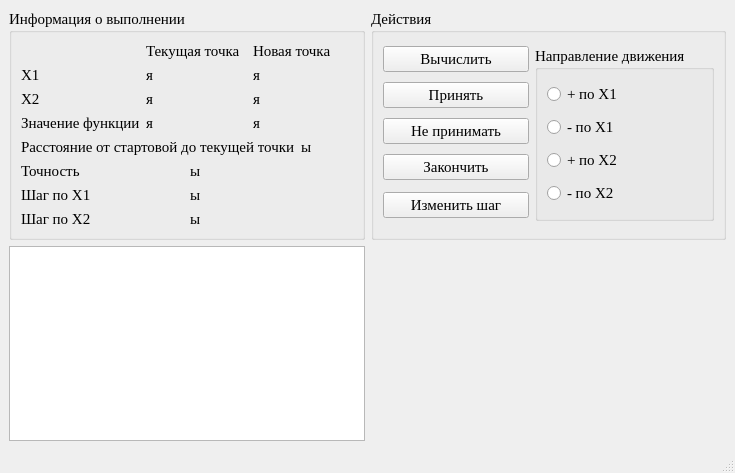
<?xml version="1.0" encoding="UTF-8"?>
<ui version="4.0">
 <class>CWdescentWin</class>
 <widget class="QMainWindow" name="CWdescentWin">
  <property name="geometry">
   <rect>
    <x>0</x>
    <y>0</y>
    <width>735</width>
    <height>473</height>
   </rect>
  </property>
  <property name="font">
   <font>
    <family>Times New Roman</family>
    <pointsize>11</pointsize>
   </font>
  </property>
  <property name="windowTitle">
   <string>MainWindow</string>
  </property>
  <widget class="QWidget" name="centralwidget">
   <layout class="QGridLayout" name="gridLayout_2" rowstretch="0,1" columnstretch="1,1">
    <item row="0" column="0">
     <widget class="QGroupBox" name="groupBox_2">
      <property name="title">
       <string>Информация о выполнении</string>
      </property>
      <layout class="QVBoxLayout" name="verticalLayout">
       <item>
        <layout class="QGridLayout" name="gridLayout_6">
         <item row="0" column="1">
          <widget class="QLabel" name="label_11">
           <property name="text">
            <string>Текущая точка</string>
           </property>
          </widget>
         </item>
         <item row="0" column="2">
          <widget class="QLabel" name="label_12">
           <property name="text">
            <string>Новая точка</string>
           </property>
          </widget>
         </item>
         <item row="1" column="0">
          <widget class="QLabel" name="label_5">
           <property name="text">
            <string>Х1</string>
           </property>
          </widget>
         </item>
         <item row="1" column="1">
          <widget class="QLabel" name="x1_lb">
           <property name="text">
            <string>я</string>
           </property>
          </widget>
         </item>
         <item row="1" column="2">
          <widget class="QLabel" name="new_x1_lb">
           <property name="text">
            <string>я</string>
           </property>
          </widget>
         </item>
         <item row="2" column="0">
          <widget class="QLabel" name="label_6">
           <property name="text">
            <string>Х2</string>
           </property>
          </widget>
         </item>
         <item row="2" column="1">
          <widget class="QLabel" name="x2_lb">
           <property name="text">
            <string>я</string>
           </property>
          </widget>
         </item>
         <item row="2" column="2">
          <widget class="QLabel" name="new_x2_lb">
           <property name="text">
            <string>я</string>
           </property>
          </widget>
         </item>
         <item row="3" column="0">
          <widget class="QLabel" name="label_10">
           <property name="text">
            <string>Значение функции</string>
           </property>
          </widget>
         </item>
         <item row="3" column="1">
          <widget class="QLabel" name="fsign_lb">
           <property name="text">
            <string>я</string>
           </property>
          </widget>
         </item>
         <item row="3" column="2">
          <widget class="QLabel" name="new_fsign_lb">
           <property name="text">
            <string>я</string>
           </property>
          </widget>
         </item>
        </layout>
       </item>
       <item>
        <layout class="QGridLayout" name="gridLayout_8">
         <item row="0" column="0">
          <widget class="QLabel" name="label_4">
           <property name="text">
            <string>Расстояние от стартовой до текущей точки</string>
           </property>
          </widget>
         </item>
         <item row="0" column="1">
          <widget class="QLabel" name="distance_lb">
           <property name="text">
            <string>ы</string>
           </property>
          </widget>
         </item>
        </layout>
       </item>
       <item>
        <layout class="QGridLayout" name="gridLayout_7">
         <item row="0" column="0">
          <widget class="QLabel" name="label">
           <property name="text">
            <string>Точность</string>
           </property>
          </widget>
         </item>
         <item row="0" column="1">
          <widget class="QLabel" name="precision_lb">
           <property name="text">
            <string>ы</string>
           </property>
          </widget>
         </item>
         <item row="1" column="0">
          <widget class="QLabel" name="label_3">
           <property name="text">
            <string>Шаг по Х1</string>
           </property>
          </widget>
         </item>
         <item row="1" column="1">
          <widget class="QLabel" name="x1_step_lb">
           <property name="text">
            <string>ы</string>
           </property>
          </widget>
         </item>
         <item row="2" column="0">
          <widget class="QLabel" name="label_7">
           <property name="text">
            <string>Шаг по Х2</string>
           </property>
          </widget>
         </item>
         <item row="2" column="1">
          <widget class="QLabel" name="x2_step_lb">
           <property name="text">
            <string>ы</string>
           </property>
          </widget>
         </item>
        </layout>
       </item>
      </layout>
     </widget>
    </item>
    <item row="0" column="1">
     <widget class="QGroupBox" name="groupBox_3">
      <property name="title">
       <string>Действия</string>
      </property>
      <layout class="QGridLayout" name="gridLayout">
       <item row="0" column="0">
        <widget class="QPushButton" name="calculate_bt">
         <property name="text">
          <string>Вычислить</string>
         </property>
        </widget>
       </item>
       <item row="0" column="1" rowspan="5">
        <widget class="QGroupBox" name="groupBox">
         <property name="title">
          <string>Направление движения</string>
         </property>
         <layout class="QGridLayout" name="gridLayout_4">
          <item row="0" column="0">
           <widget class="QRadioButton" name="up_x1_rb">
            <property name="text">
             <string>+ по Х1</string>
            </property>
           </widget>
          </item>
          <item row="1" column="0">
           <widget class="QRadioButton" name="down_x1_rb">
            <property name="text">
             <string>- по Х1</string>
            </property>
           </widget>
          </item>
          <item row="2" column="0">
           <widget class="QRadioButton" name="up_x2_rb">
            <property name="text">
             <string>+ по Х2</string>
            </property>
           </widget>
          </item>
          <item row="3" column="0">
           <widget class="QRadioButton" name="down_x2_rb">
            <property name="text">
             <string>- по Х2</string>
            </property>
           </widget>
          </item>
         </layout>
        </widget>
       </item>
       <item row="1" column="0">
        <widget class="QPushButton" name="accept_bt">
         <property name="text">
          <string>Принять</string>
         </property>
        </widget>
       </item>
       <item row="2" column="0">
        <widget class="QPushButton" name="not_accept_bt">
         <property name="text">
          <string>Не принимать</string>
         </property>
        </widget>
       </item>
       <item row="3" column="0">
        <widget class="QPushButton" name="end_bt">
         <property name="text">
          <string>Закончить</string>
         </property>
        </widget>
       </item>
       <item row="4" column="0">
        <widget class="QPushButton" name="change_step_bt">
         <property name="text">
          <string>Изменить шаг</string>
         </property>
        </widget>
       </item>
      </layout>
     </widget>
    </item>
    <item row="1" column="0">
     <widget class="QListView" name="listView"/>
    </item>
   </layout>
  </widget>
  <widget class="QMenuBar" name="menubar">
   <property name="geometry">
    <rect>
     <x>0</x>
     <y>0</y>
     <width>735</width>
     <height>24</height>
    </rect>
   </property>
  </widget>
  <widget class="QStatusBar" name="statusbar"/>
 </widget>
 <resources/>
 <connections/>
</ui>
